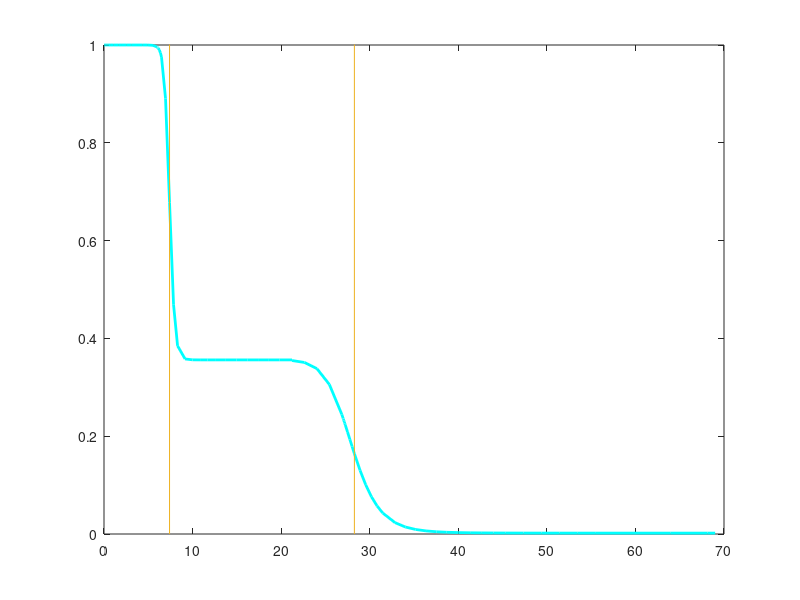

Here is the MATLAB script that generated this plot:
%Declare the parameters
load('running_integral_Ttot.mat')
B=running_integral %B=integral de dTtot

T=[0;1.40180284134904e-05;2.80360568269809e-05;4.20540852404713e-05;9.69151593335438e-05;0.000151776233426616;0.000206637307519689;0.000261498381612761;0.000377164775829906;0.000492831170047050;0.000608497564264195;0.000724163958481340;0.000839830352698484;0.000988038736006651;0.00113624711931482;0.00128445550262298;0.00143266388593115;0.00158087226923932;0.00188262383487526;0.00218437540051119;0.00248612696614713;0.00278787853178307;0.00578827150495755;0.00878866447813203;0.0117890574513065;0.0320523092907159;0.0523155611301254;0.0725788129695348;0.0928420648089442;0.191374266935380;0.289906469061816;0.388438671188251;0.486970873314687;0.775670213692159;1.06436955406963;1.35306889444710;1.64176823482457;1.93046757520205;2.53046757520205;3.13046757520205;3.73046757520205;4.33046757520205;4.93046757520205;5.53046757520205;6;6;6.00000003385195;6.00000006770391;6.00000010155586;6.00000035988293;6.00000061821000;6.00000087653708;6.00000113486415;6.00000170776912;6.00000228067410;6.00000285357908;6.00000342648405;6.00000399938903;6.00000466639165;6.00000533339427;6.00000600039689;6.00000666739951;6.00000733440213;6.00000844498824;6.00000955557435;6.00001066616046;6.00001177674657;6.00001288733268;6.00001532526774;6.00001776320279;6.00002020113785;6.00002263907290;6.00004701842345;6.00007139777400;6.00009577712454;6.00030542569433;6.00051507426412;6.00072472283391;6.00093437140370;6.00166281549169;6.00239125957968;6.00311970366767;6.00384814775566;6.00457659184366;6.00554441489500;6.00651223794635;6.00748006099770;6.00844788404905;6.00941570710040;6.01038353015174;6.01177088167894;6.01315823320613;6.01454558473332;6.01593293626052;6.01732028778771;6.01870763931490;6.02070552574735;6.02270341217979;6.02470129861223;6.02669918504467;6.02869707147711;6.03069495790955;6.03435064690817;6.03800633590680;6.04166202490543;6.04531771390405;6.04897340290268;6.05262909190131;6.05774057679682;6.06285206169233;6.06796354658784;6.07307503148336;6.07818651637887;6.09039072976660;6.10259494315433;6.11479915654206;6.12700336992979;6.24904550380711;6.37108763768442;6.49312977156173;6.94636198604357;7.39959420052542;7.85282641500726;8.30605862948911;9.15355319506215;10.0010477606352;10.8485423262082;11.6960368917813;12.5435314573543;13.7571340118168;14.9707365662793;16.1843391207418;17.3979416752043;18.6115442296668;19.8251467841293;21.2297994834073;22.6344521826853;24.0391048819633;25.4437575812414;26.8484102805194;27;27;27.0000000310700;27.0000000621400;27.0000000932100;27.0000002514154;27.0000004096209;27.0000005678263;27.0000006967083;27.0000008255903;27.0000009544723;27.0000010833543;27.0000012684710;27.0000014535876;27.0000016387043;27.0000018238209;27.0000020089376;27.0000022256994;27.0000024424613;27.0000026592232;27.0000028759850;27.0000030927469;27.0000033308828;27.0000035690188;27.0000038071548;27.0000040452908;27.0000042834267;27.0000046094149;27.0000049354030;27.0000052613912;27.0000055873793;27.0000059133674;27.0000064108732;27.0000069083791;27.0000074058849;27.0000079033907;27.0000084008965;27.0000093350572;27.0000102692179;27.0000112033786;27.0000121375393;27.0000130717000;27.0000199375589;27.0000268034179;27.0000336692768;27.0000405351358;27.0001091937252;27.0001778523146;27.0002465109040;27.0009330967982;27.0016196826923;27.0023062685864;27.0091721275279;27.0160379864694;27.0229038454109;27.0772143637493;27.1315248820878;27.1858354004262;27.2401459187647;27.4971977909532;27.7542496631417;28.0113015353302;28.2683534075187;28.9091860551919;29.5500187028652;30.1908513505385;30.8316839982118;31.4725166458851;32.8560731808805;34.0234039339042;35.1907346869278;36.3580654399515;37.5253961929751;38.6927269459988;40.0156650592173;41.3386031724358;42.6615412856543;43.9844793988729;45.3074175120914;47.3523511368752;49.3972847616591;51.4422183864429;53.4871520112268;55.5320856360107;59.7320856360107;63.9320856360107;68.1320856360107;69];
%Tiempo de integral

% Hill coefficients: steepness of the functions:
n_TH1=10;
n_TH2=10;

%Valores de K salidos de integral de B
K_TH1=1.0121e+07; 
K_TH2=3.6552e+08;

%Intervalos de Fases
indexchange=find(B>=(K_TH2-K_TH1)/2,1)
B1=B(1:indexchange)
B2=B(indexchange:end)

indexKTH1=find(B>=K_TH1,1)
indexKTH2=find(B>=K_TH2,1)
T1=T(indexKTH1)
T2=T(indexKTH2)

%Parameters
%r5
F1=816.8206 
F2=290.8121  
F3=1.4857

%%
% Declare the sigmoidal functions
Resp_TH1=@(B, K_TH2, n_TH2)F2+(F1-F2)*(1./(1+((B.^n_TH1)./(K_TH1.^n_TH1))));
Resp_TH2=@(B, K_TH2, n_TH2)F3+(F2-F3)*(1./(1+((B.^n_TH2)./(K_TH2.^n_TH2))));

%%
%Plot the Hill Equations
figure(1)
plot(T(1:indexchange),Resp_TH1(B1, K_TH1, n_TH1)./F1, 'Color','c','LineWidth',2); %./F1 for normalizing parameter values
hold on
plot(T(indexchange:end),Resp_TH2(B2, K_TH2, n_TH2)./F1,'Color','c','LineWidth',2);
ylim([0,1])
hold on
line([T1, T1], [0,1.1]);
hold on
line([T2,T2], [0,1.1]);

